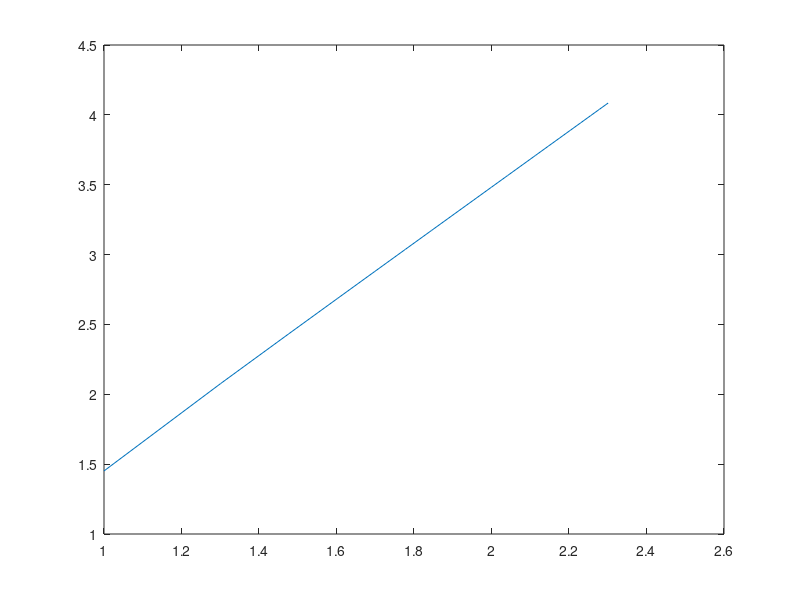

Reproduce this figure in MATLAB.
clc,clear,close all;
N=10:10:200;
r=length(N);
maxerr=zeros(r,1);
err=zeros(r,1);
maxe=zeros(r,1);mine=zeros(r,1);
for j=1:r
tz=zeros(N(j)-1,1);
%解Ax=f
%先算A
L=-pi;R=pi;lamda=1;
h(j)=(R-L)/N(j);
x=L:h(j):R;
%构造等距节点
H1=x(2:end-1)-x(1:end-2);
H2=x(3:end)-x(2:end-1);
Ma=(H1+H2)/3;
Mb=H2(1:end-1)/6;
Sa=1./H1+1./H2;
Sb=-1./H2(1:end-1);
a=Sa+lamda*Ma; %主对角元
b=Sb+lamda*Mb; %次主对角元
%再算vf向量(vector_f)，这里取函数f=sinx
%并且使用梯形公式
f=@(x)sin(x);
temp=f(x(2:end-1));
vf=temp.*(H1+H2)/2;
vf=vf';
%接着，生成矩阵M与S
M=diag(Ma)+diag(Mb,1)+diag(Mb,-1);
S=diag(Sa)+diag(Sb,1)+diag(Sb,-1);
A=S+lamda.*M;
c=A\vf;
% c=Chase(a,b,b,vf);
tru=zeros(N(j)-1,1);
for i=1:N(j)-1
    tru(i)=f(x(i+1))/2;
end
err=abs(c-tru);
maxerr(j)=max(err);
K=M\S;
[V,D]=eig(K);
maxe(j)=max(abs(diag(D)));
mine(j)=min(abs(diag(D)));
end
figure(1)
fig1=plot(log10(N),log10(maxe));